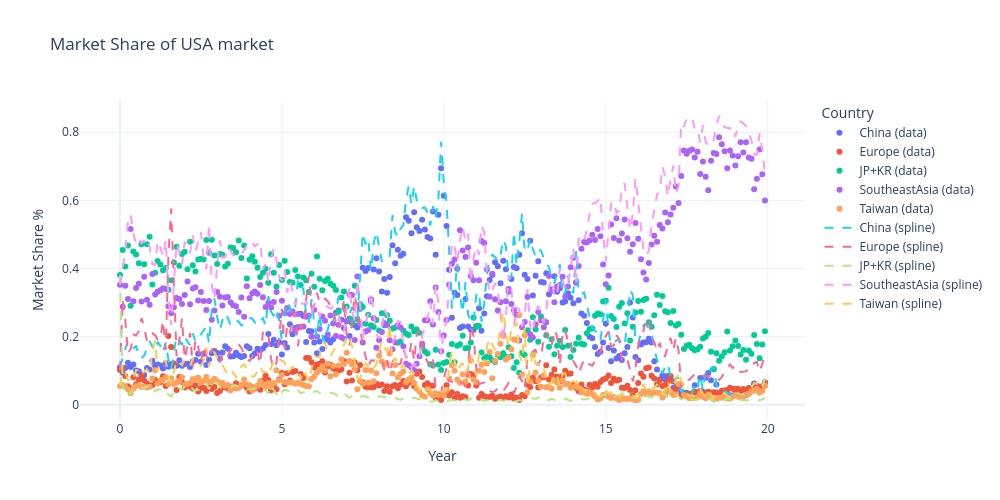

Here is the notebook cell this chart was saved with:
### Code cell
countries = ["China", "Europe", "JP+KR", "SoutheastAsia", "Taiwan"]
results = [X, Y, Z, W, H]

# Create the interactive Plotly figure
fig = go.Figure()

# Add raw data (scatter)
for country in countries:
    fig.add_trace(go.Scatter(
        x=t_eval,
        y=market_shares[country],
        mode='markers',
        name=f'{country} (data)',
        marker=dict(symbol='circle')
    ))

# Add spline fits (smooth lines)
for i, country in enumerate(countries):
    fig.add_trace(go.Scatter(
        x=t_eval,
        y=results[i],
        mode='lines',
        name=f'{country} (spline)',
        line=dict(dash='dash')  # You can customize line style here
    ))

# Layout
fig.update_layout(
    title='Market Share of USA market',
    xaxis_title='Year',
    yaxis_title='Market Share %',
    width=1000,
    height=500,
    legend_title='Country',
    hovermode='x unified',
    template='plotly_white'
)

fig.show()

### Figure 1 — Plotly figure (JSON) as saved in the notebook; plotly's stock layout.template omitted (floating-point values rounded to 4 significant figures; data arrays with more than 128 entries replaced by an {"elided": "..."} marker saying what was removed)
{"data": [{"marker": {"symbol": "circle"}, "mode": "markers", "name": "China (data)", "type": "scatter", "x": {"elided": "240 float values"}, "y": {"elided": "240 float values"}}, {"marker": {"symbol": "circle"}, "mode": "markers", "name": "Europe (data)", "type": "scatter", "x": {"elided": "240 float values"}, "y": {"elided": "240 float values"}}, {"marker": {"symbol": "circle"}, "mode": "markers", "name": "JP+KR (data)", "type": "scatter", "x": {"elided": "240 float values"}, "y": {"elided": "240 float values"}}, {"marker": {"symbol": "circle"}, "mode": "markers", "name": "SoutheastAsia (data)", "type": "scatter", "x": {"elided": "240 float values"}, "y": {"elided": "240 float values"}}, {"marker": {"symbol": "circle"}, "mode": "markers", "name": "Taiwan (data)", "type": "scatter", "x": {"elided": "240 float values"}, "y": {"elided": "240 float values"}}, {"line": {"dash": "dash"}, "mode": "lines", "name": "China (spline)", "type": "scatter", "x": {"elided": "240 float values"}, "y": {"elided": "240 float values"}}, {"line": {"dash": "dash"}, "mode": "lines", "name": "Europe (spline)", "type": "scatter", "x": {"elided": "240 float values"}, "y": {"elided": "240 float values"}}, {"line": {"dash": "dash"}, "mode": "lines", "name": "JP+KR (spline)", "type": "scatter", "x": {"elided": "240 float values"}, "y": {"elided": "240 float values"}}, {"line": {"dash": "dash"}, "mode": "lines", "name": "SoutheastAsia (spline)", "type": "scatter", "x": {"elided": "240 float values"}, "y": {"elided": "240 float values"}}, {"line": {"dash": "dash"}, "mode": "lines", "name": "Taiwan (spline)", "type": "scatter", "x": {"elided": "240 float values"}, "y": {"elided": "240 float values"}}], "layout": {"height": 500, "hovermode": "x unified", "legend": {"title": {"text": "Country"}}, "title": {"text": "Market Share of USA market"}, "width": 1000, "xaxis": {"title": {"text": "Year"}}, "yaxis": {"title": {"text": "Market Share %"}}}}
